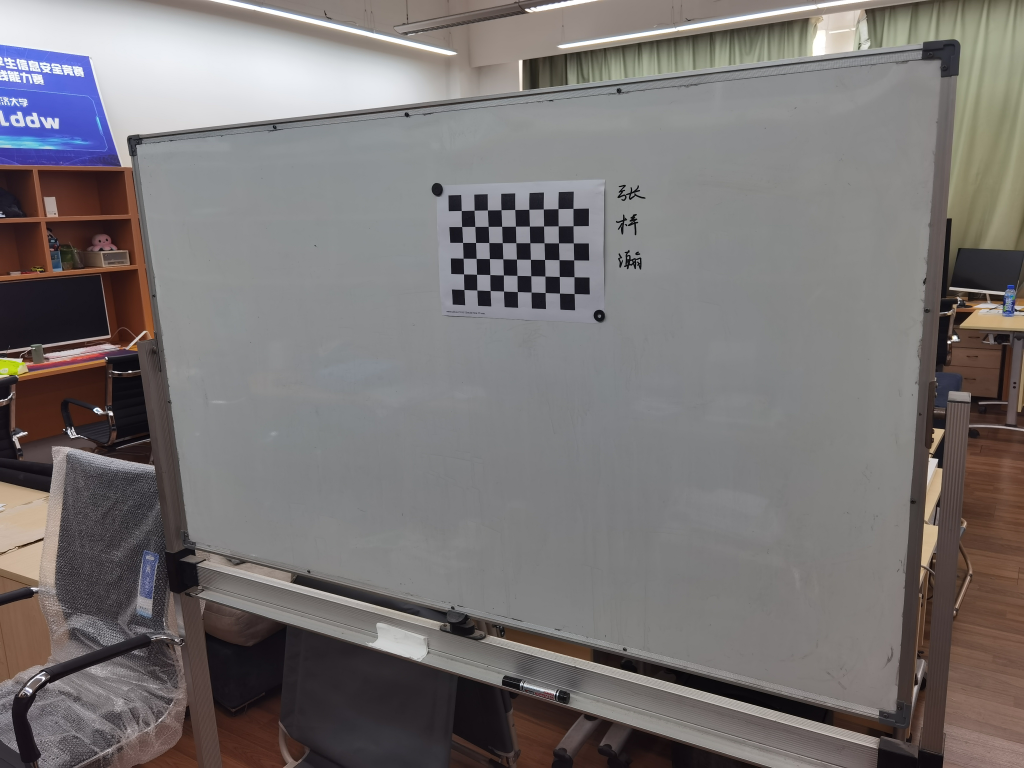
#> input picture HW2/wall_image.jpg, 4096 x 3072 px (shown at 1/4 size)
$ jupyter execute generate.ipynb
#> lines starting #> are read from the running program, lines starting #| are printed output that depends on the picture
[cell 1]
fx, fy = [3.389493144976616e+03,3.411201420136055e+03]
cx, cy = [2.094417486585312e+03,1.554368615004437e+03]
k1, k2, k3 = [-0.002976389071458,-0.128909538948301,0.583621160600955]
p1, p2 = [4.152852855014111e-04,0.004612695758181]

[cell 2]
import cv2
import numpy as np


x_W = []
for i in range (0, 450, 50):
    for j in range (0, 300, 50):
        x_W.append((i + 2000, -j + 1000))

x_W = np.array(x_W, dtype=np.float32)
# print(x_W)

I_d = cv2.imread('wall_image.jpg')
#> I_d is the input picture: shape (3072, 4096, 3); mean B, G, R 115.8, 116, 120.2

K = np.array([[fx, 0, cx], [0, fy, cy], [0, 0, 1]])
D = np.array([k1, k2, p1, p2, k3])

I_undistorted = cv2.undistort(I_d, K, D)
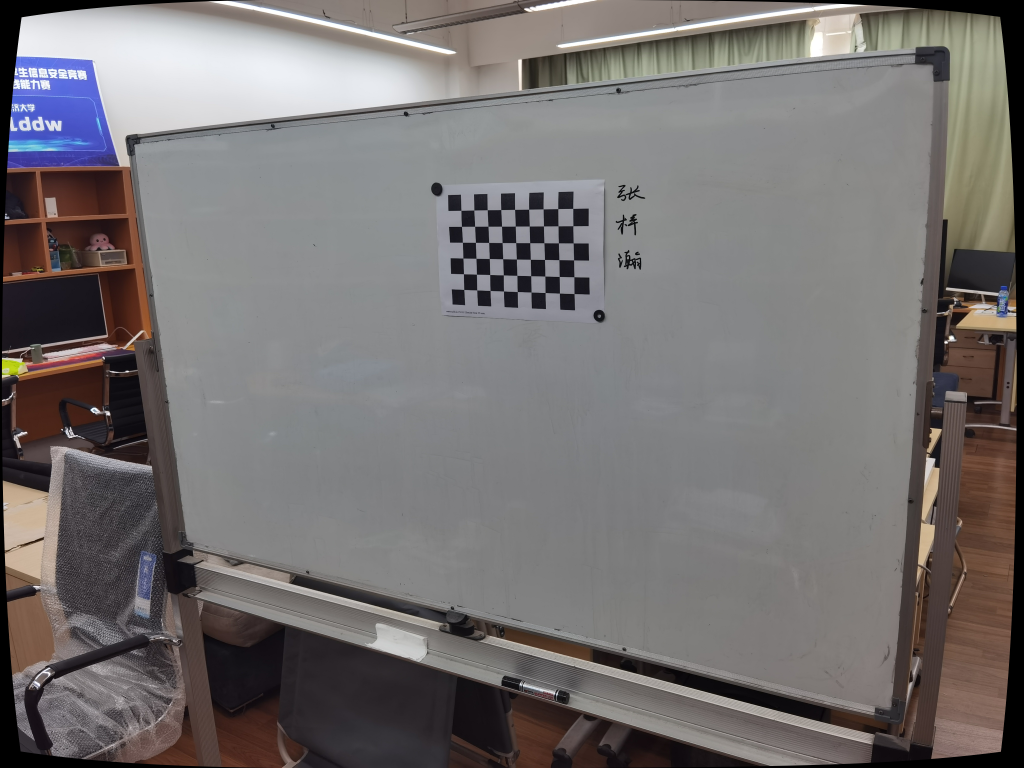
#> I_undistorted: shape (3072, 4096, 3) (shown at 1/4 size); mean B, G, R 112.7, 112.9, 116.9

_, x_I = cv2.findChessboardCorners(I_undistorted, (6, 9))
#> x_I = 54 rows, first 8: [1856.5, 1159.1], [1855, 1096.8], [1853, 1033.6], [1850.9, 970.3], [1847.4, 907], [1845.3, 842.8], [1908.5, 1161.7], [1907.1, 1098.3]

# print(x_I)

x_I = np.reshape(x_I, (54, 2))
#> x_I = 54 pairs, first value 1845.3 to 2297.7, second value 835 to 1175.9

homography_matrix, _ = cv2.findHomography(x_I, x_W)
#> homography_matrix = [[1.73, -0.2, -332.7], [0.179, 0.984, -153.9], [0.000219, -7.42e-05, 1]]

height, width = I_undistorted.shape[:2]
#> height = 3072; width = 4096
I_birdseye = cv2.warpPerspective(I_undistorted, homography_matrix, (width, height))
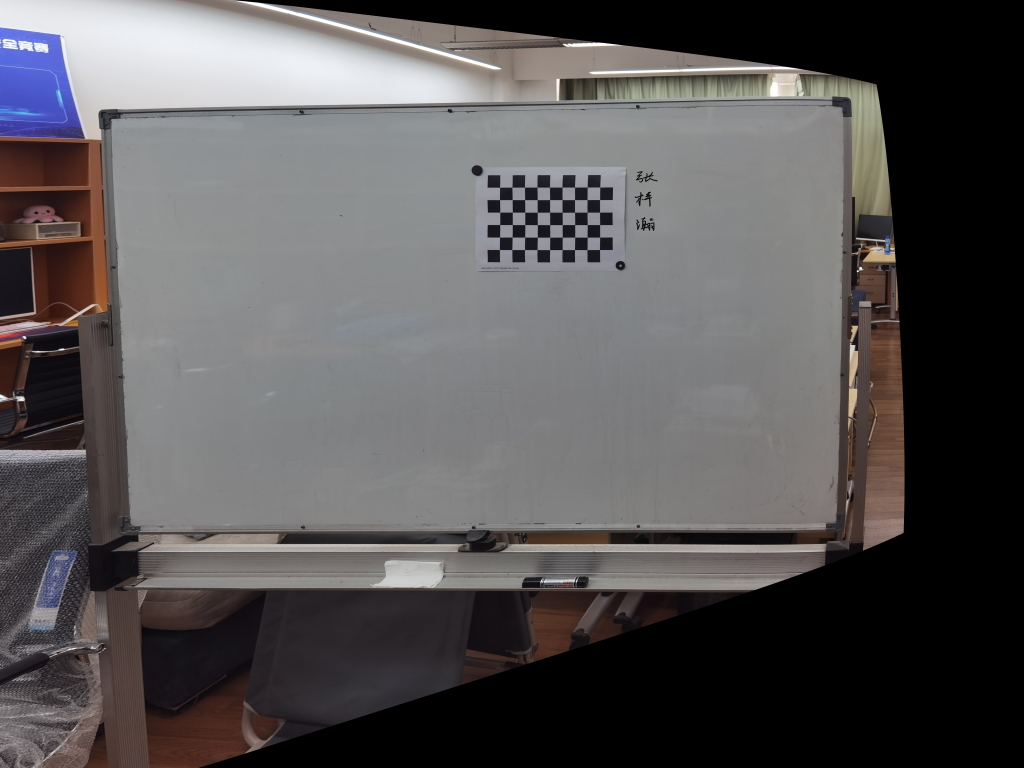
#> I_birdseye: shape (3072, 4096, 3) (shown at 1/4 size); mean B, G, R 85.7, 84.9, 87.5

# cv2.imshow('Original Image', I_d)
cv2.imwrite('undistorted.jpg', I_undistorted)
cv2.imwrite('bird-eye-view.jpg', I_birdseye)
cv2.waitKey(0)
cv2.destroyAllWindows()
